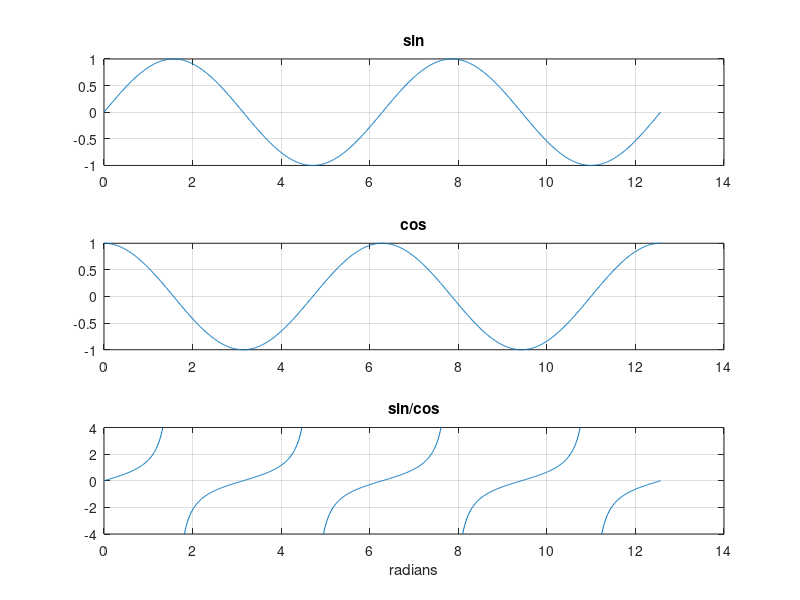

The MATLAB source for this figure:
clc
clear

angles = linspace(0,4*pi,1001);
C = cos(angles);
S = sin(angles);

subplot(3,1,1);
plot(angles,S);
grid on;
title("sin");

subplot(3,1,2);
plot(angles,C);
grid on;
title("cos");

subplot(3,1,3);
%C(126) = 0;
t=S./C;
plot(angles,t);
grid on;
title("sin/cos");
xlabel("radians");
ylim([-4,4]);
